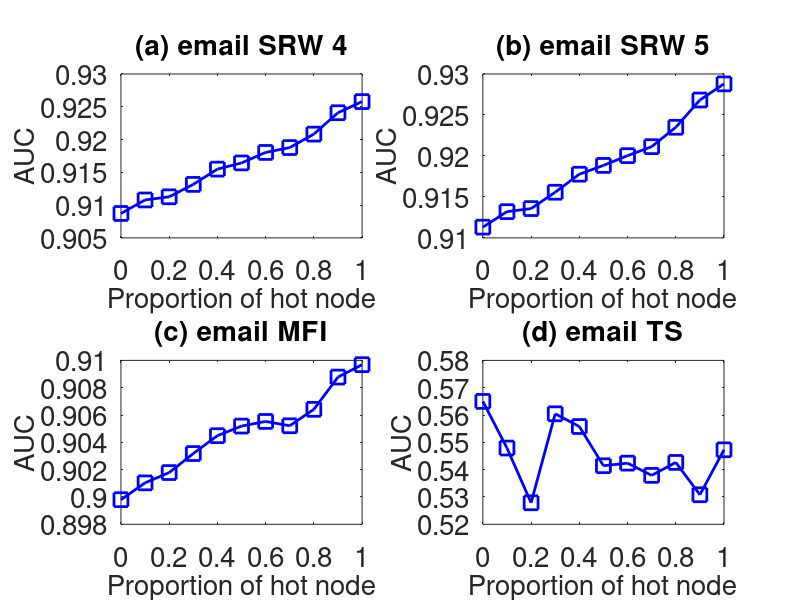

Write MATLAB code to recreate this figure.
subplot(2,2,1);
x=0:0.1:1;
y=[0.9087238
0.9107865
0.9112672
0.9131618
0.915489
0.9164337
0.9180347
0.9187771
0.9208279
0.9240922
0.9257869

];
plot(x,y,'-bs','LineWidth',2,'MarkerSize',10);
set(gca,'FontSize',20);
xlabel('Proportion of hot node','fontsize',20);
ylabel('AUC','fontsize',20);
title('(a) email SRW 4','fontsize',20);

subplot(2,2,2);
x=0:0.1:1;
y=[0.9113115
0.9132033
0.9135758
0.9155713
0.9177719
0.9188444
0.9200336
0.9211324
0.9234959
0.926823
0.9287932

];
plot(x,y,'-bs','LineWidth',2,'MarkerSize',10);
set(gca,'FontSize',20);
xlabel('Proportion of hot node','fontsize',20);
ylabel('AUC','fontsize',20);
title('(b) email SRW 5','fontsize',20);

subplot(2,2,3);
x=0:0.1:1;
y=[0.8998014
0.9010342
0.9017882
0.9031802
0.9044876
0.905191
0.9055304
0.9052138
0.9064184
0.908778
0.9096868

];
plot(x,y,'-bs','LineWidth',2,'MarkerSize',10);
set(gca,'FontSize',20);
xlabel('Proportion of hot node','fontsize',20);
ylabel('AUC','fontsize',20);
title('(c) email MFI','fontsize',20);


subplot(2,2,4);
x=0:0.1:1;
y=[0.564994
0.5479188
0.5278832
0.5604518
0.5557918
0.5414414
0.5423908
0.5379114
0.5426564
0.5308186
0.547267

];
plot(x,y,'-bs','LineWidth',2,'MarkerSize',10);
set(gca,'FontSize',20);
xlabel('Proportion of hot node','fontsize',20);
ylabel('AUC','fontsize',20);
title('(d) email TS','fontsize',20);
